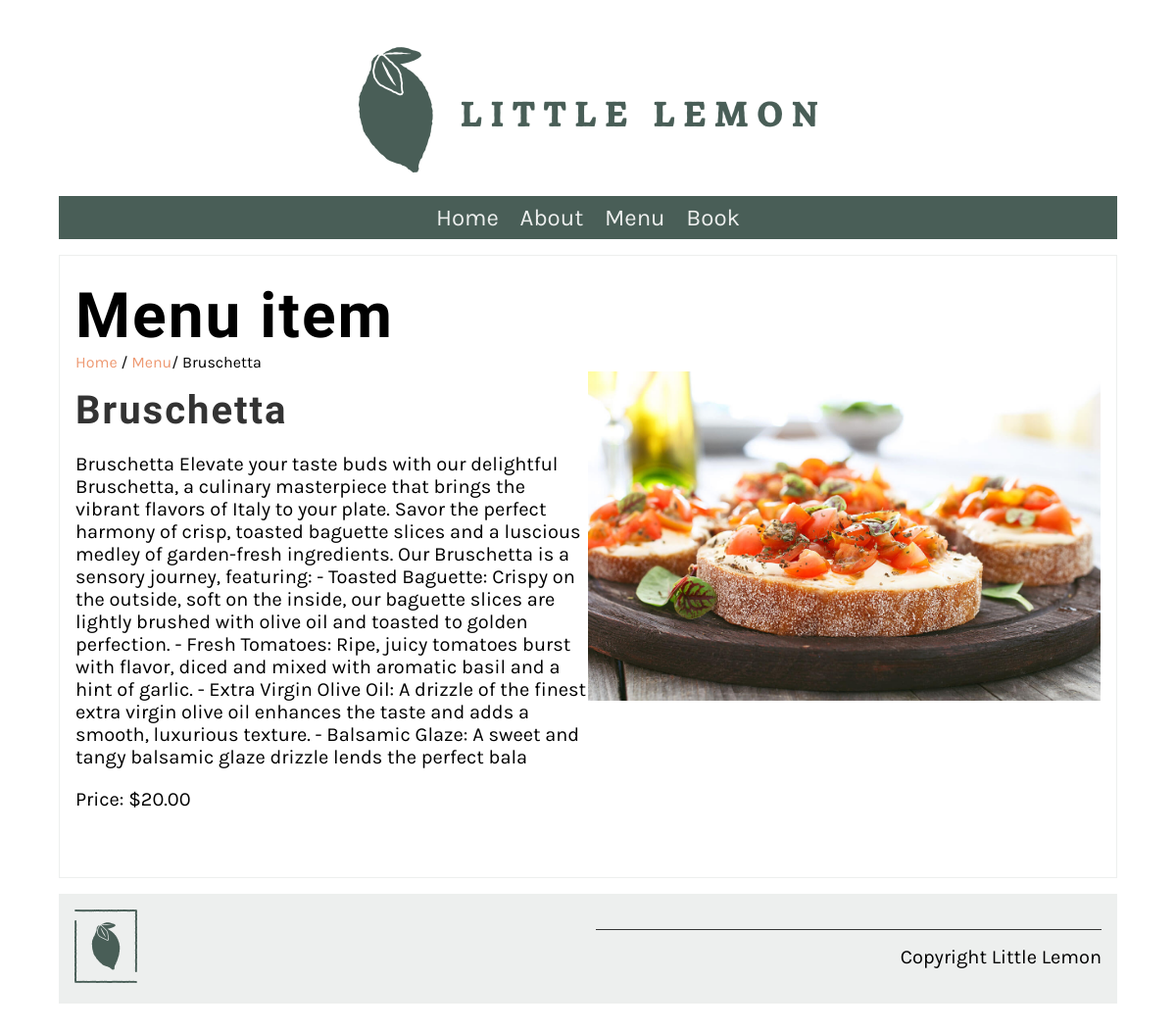
The app's page /menu_item/3/ with its own data.
### restaurant/models.py (models this page shows, shortened)
class Menu(models.Model):
   name = models.CharField(max_length=200)
   price = models.IntegerField(null=False)
   menu_item_description = models.TextField(max_length=1000, default='')

### restaurant/views.py (the view)
# urls.py: path('menu_item/<int:pk>/', views.display_menu_item, name="menu_item"),
def display_menu_item(request, pk=None):
    if pk:
        menu_item = Menu.objects.get(pk=pk)
    else:
        menu_item = ""
    return render(request, 'menu_item.html', {"menu_item": menu_item})

### restaurant/templates/menu_item.html
{% extends 'base.html' %} {% load static %} {% block content %}
<section>
  <article>
    <h1>Menu item</h1>
    <span>
      <a href="{% url 'home' %}">Home</a> / <a href="{% url 'menu' %}">Menu</a>/
      {{menu_item.name}}
    </span>
    <div class="row">
      <div class="column">
        <h2>{{ menu_item.name }}</h2>
        <p>{{ menu_item.menu_item_description }}</p>
        <p>Price: ${{ menu_item.price }}.00</p>
      </div>
      <div class="column">
        <img src="/restaurant/static/img/menu_items/{{menu_item.name}}.jpg" />
      </div>
    </div>
  </article>
</section>
{% endblock %}

### restaurant/static/css/style.css (style rules this page uses)
body { font-family: 'Karla', sans-serif; margin-top: 3rem; margin-bottom: 3rem; margin-left: 5%; margin-right: 5%; }
h1, h2, h3, h4, h5, h6 { font-family: 'Markazi Text', serif; letter-spacing: 2px;; }
h1 { font-size: 4rem; margin-top: 1.5rem; margin-bottom: 0; }
h2 { font-size: 2.5rem; color: #333333; margin:1rem 0; }
p, ul { font-size: 1.25rem;; }
a { color: #EE9972; text-decoration: none; }
section { display: flex; gap: 2rem 1rem; margin-top: 1rem; margin-bottom: 1rem; flex-direction: row; }
article { flex:1; }
article img { max-width: 100%; }
main article { border: 1px solid #EDEFEE; padding-left: 1rem; padding-right: 1rem; }
.row { display: flex; flex-direction: row; width: 100%; padding-bottom: 1rem; }
.column { flex-basis: 50%; margin-bottom: 1rem; padding-bottom: 1rem; }

### records on screen
Menu: name "Bruschetta", menu_item_description "Bruschetta Elevate your taste buds with our delightful Bruschetta, a culinary masterpiece that brings the vibrant flavors of Italy to your plate. Savor the perfect harmony of crisp, toasted baguette slices and a luscious medley of garden-fresh ingredients. Our Bruschetta is a sensory journey, featuring: - Toasted Baguette: Crispy on the outside, soft on the inside, our baguette slices are lightly brushed with olive oil and toasted to golden perfection. - Fresh Tomatoes: Ripe, juicy tomatoes burst with flavor, diced and mixed with aromatic basil and a hint of garlic. - Extra Virgin Olive Oil: A drizzle of the finest extra virgin olive oil enhances the taste and adds a smooth, luxurious…", price "20", name (picture)
